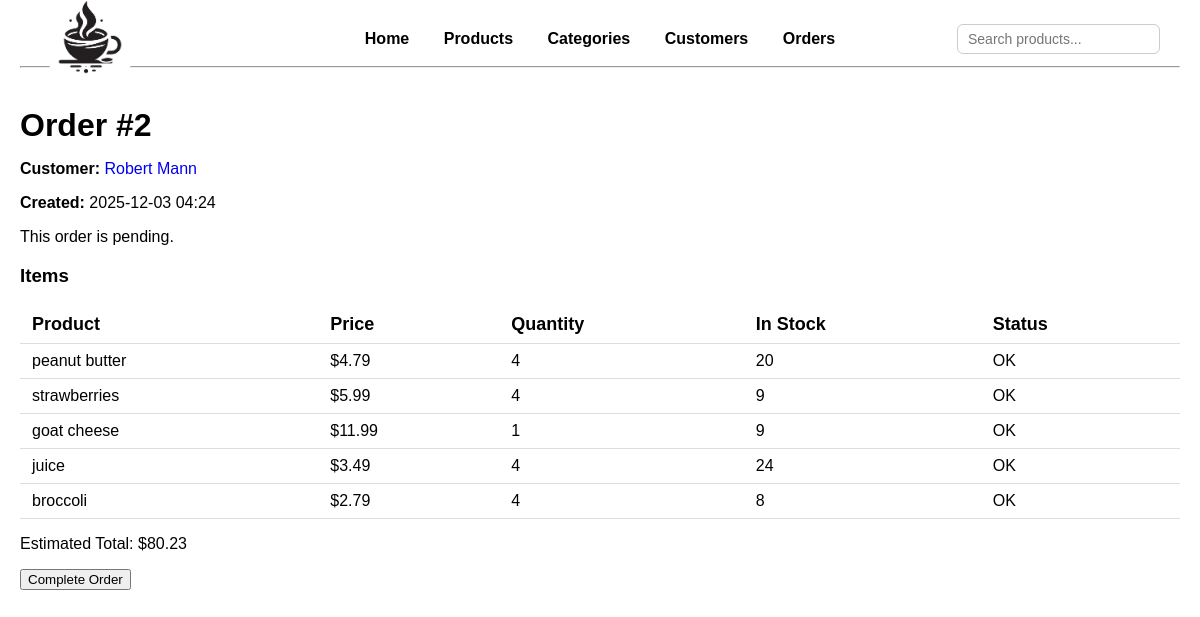
/orders/2, run on the app's committed database.
### models.py (models this page shows, shortened)
class Order(db.Model):
    __tablename__ = "orders"
    id = mapped_column(Integer, primary_key=True)
    customer_id = mapped_column(Integer, ForeignKey("customers.id"))
    customer = relationship("Customer", back_populates="orders")
    items = relationship('ProductOrder', back_populates='order')
    created = mapped_column(db.DateTime, nullable=False, default=db.func.now())
    completed = mapped_column(db.DateTime, nullable=True, default=None)
    amount = mapped_column(db.DECIMAL(6, 2), nullable=True, default=None)
    def estimate(self):
        total = 0
        for po in self.items:
            one = po.product.price * po.quantity
            total = total + one
        return total

class Customer(db.Model):
    __tablename__ = "customers"
    id = mapped_column(Integer, primary_key=True)
    name = mapped_column(String)
    phone = mapped_column(String)
    orders = relationship("Order", back_populates="customer")

class ProductOrder(db.Model):
    product_id = mapped_column(db.ForeignKey("product.id"), primary_key=True)
    order_id = mapped_column(db.ForeignKey("orders.id"), primary_key=True)
    quantity = mapped_column(db.Integer, nullable=False)
    product = relationship('Product')
    order = relationship('Order', back_populates='items')

class Product(db.Model):
    __tablename__ = "product"
    id = mapped_column(Integer, primary_key=True)
    name = mapped_column(String)
    price = mapped_column(DECIMAL(10, 2))
    inventory = mapped_column(Integer, default=0)
    category_id = mapped_column(Integer, ForeignKey("categories.id"))
    category = relationship("Category", back_populates="products")

### app.py (the view)
@app.route("/orders/<int:id>")
def order(id):
    order_obj = db.session.get(Order, id)
    return render_template("order.html", order=order_obj)

### templates/order.html (shortened to what this page needs)
{% extends "base.html" %}
{% block content %}
<div class="container mt-4">
  <h1>Order #{{ order.id }}</h1>
  <p>
    <strong>Customer:</strong>
    <a href="{{ url_for('customer_detail', id=order.customer.id) }}">
      {{ order.customer.name }}
    </a>
  </p>
  <p><strong>Created:</strong> {{ order.created.strftime("%Y-%m-%d %H:%M") }}</p>
  {% if order.completed %}
    <p><strong>Completed:</strong> {{ order.completed }}</p>
    <p><strong>Total Amount:</strong> ${{ order.amount }}</p>
    <p class="text-success fw-bold">This order has been completed.</p>
  {% else %}
    <p class="text-danger fw-bold">This order is pending.</p>
  {% endif %}
  <h3 class="mt-4">Items</h3>
  <table class="table table-bordered">
    <thead class="table-light">
      <tr>
        <th>Product</th>
        <th>Price</th>
        <th>Quantity</th>
        <th>In Stock</th>
        <th>Status</th>
      </tr>
    </thead>
    <tbody>
      {% for po in order.items %}
      <tr>
        <td>{{ po.product.name }}</td>
        <td>${{ po.product.price }}</td>
        <td>{{ po.quantity }}</td>
        <td>{{ po.product.inventory }}</td>
        {% if po.product.inventory < po.quantity %}
          <td class="text-danger fw-bold">Not enough stock</td>
        {% else %}
          <td class="text-success fw-bold">OK</td>
        {% endif %}
      </tr>
      {% endfor %}
    </tbody>
  </table>
  <p class="fw-bold">Estimated Total: ${{ order.estimate() }}</p>
  {% if not order.completed %}
  <form method="post" action="{{ url_for('complete_order', id=order.id) }}">
    <button class="btn btn-success" type="submit">Complete Order</button>
  </form>
  {% endif %}
</div>
{% endblock %}

### static/base.css (style rules this page uses)
body { font-family: Arial, sans-serif; margin: 20px; }
h1 { margin-bottom: 10px; }
a { text-decoration: none; }
table { width: 100%; border-collapse: collapse; margin-top: 12px; }
th, td { padding: 8px 12px; border-bottom: 1px solid #ddd; text-align: left; }
th { font-size: 18px; }

### data on the page
Order: id "2", created "2025-12-03 04:24"
Customer: customer.name "Robert Mann"
ProductOrder: product.name "peanut butter", product.price "4.79", quantity "4", product.inventory "20", shows "OK"
ProductOrder: product.name "strawberries", product.price "5.99", quantity "4", product.inventory "9", shows "OK"
ProductOrder: product.name "goat cheese", product.price "11.99", quantity "1", product.inventory "9", shows "OK"
ProductOrder: product.name "juice", product.price "3.49", quantity "4", product.inventory "24", shows "OK"
ProductOrder: product.name "broccoli", product.price "2.79", quantity "4", product.inventory "8", shows "OK"
Product: estimate "80.23"
